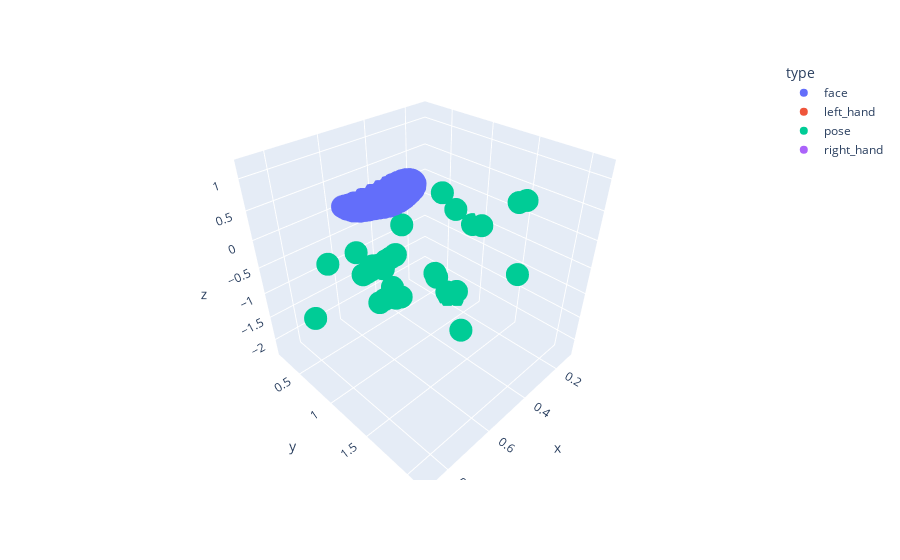

Notebook cell for this chart:
### Code cell
import plotly.express as px #this is worth checking out. it's a 3d plot of the landmarks. could be used for demo

example_frame = example_landmark.query("frame == 25")
px.scatter_3d(example_frame, x="x", y="y", z="z", color="type")

### Figure 1 — Plotly figure (JSON) as saved in the notebook; plotly's stock layout.template omitted (floating-point values rounded to 4 significant figures; data arrays with more than 128 entries replaced by an {"elided": "..."} marker saying what was removed)
{"data": [{"hovertemplate": "type=face<br>x=%{x}<br>y=%{y}<br>z=%{z}<extra></extra>", "legendgroup": "face", "marker": {"color": "#636efa", "symbol": "circle"}, "mode": "markers", "name": "face", "scene": "scene", "showlegend": true, "type": "scatter3d", "x": {"elided": "468 float values"}, "y": {"elided": "468 float values"}, "z": {"elided": "468 float values"}}, {"hovertemplate": "type=left_hand<br>x=%{x}<br>y=%{y}<br>z=%{z}<extra></extra>", "legendgroup": "left_hand", "marker": {"color": "#EF553B", "symbol": "circle"}, "mode": "markers", "name": "left_hand", "scene": "scene", "showlegend": true, "type": "scatter3d", "x": [null, null, null, null, null, null, null, null, null, null, null, null, null, null, null, null, null, null, null, null, null], "y": [null, null, null, null, null, null, null, null, null, null, null, null, null, null, null, null, null, null, null, null, null], "z": [null, null, null, null, null, null, null, null, null, null, null, null, null, null, null, null, null, null, null, null, null]}, {"hovertemplate": "type=pose<br>x=%{x}<br>y=%{y}<br>z=%{z}<extra></extra>", "legendgroup": "pose", "marker": {"color": "#00cc96", "symbol": "circle"}, "mode": "markers", "name": "pose", "scene": "scene", "showlegend": true, "type": "scatter3d", "x": [0.4215, 0.4698, 0.4942, 0.5155, 0.3882, 0.3609, 0.3349, 0.5444, 0.2964, 0.4659, 0.3682, 0.7193, 0.1546, 0.8754, 0.1177, 0.5389, 0.1816, 0.4747, 0.1882, 0.5507, 0.1849, 0.4709, 0.2066, 0.6778, 0.3231, 0.7481, 0.4081, 0.7828, 0.4619, 0.7992, 0.4567, 0.7411, 0.5138], "y": [0.3443, 0.3034, 0.3061, 0.3086, 0.2893, 0.2845, 0.2807, 0.3254, 0.2984, 0.3987, 0.3886, 0.5084, 0.5325, 0.856, 0.8779, 0.7089, 0.8407, 0.6873, 0.7971, 0.6652, 0.7482, 0.627, 0.7572, 1.013, 1.101, 1.556, 1.573, 1.979, 1.987, 2.033, 2.04, 2.122, 2.132], "z": [-1.396, -1.348, -1.348, -1.348, -1.335, -1.334, -1.334, -0.7969, -0.7233, -1.172, -1.155, -0.4967, -0.1466, -0.8081, -0.6279, -1.46, -2.038, -1.616, -2.244, -1.544, -2.249, -1.44, -2.072, -0.1819, 0.1871, -0.04384, 0.3939, 0.7877, 1.12, 0.8221, 1.173, -0.0002468, 0.29]}, {"hovertemplate": "type=right_hand<br>x=%{x}<br>y=%{y}<br>z=%{z}<extra></extra>", "legendgroup": "right_hand", "marker": {"color": "#ab63fa", "symbol": "circle"}, "mode": "markers", "name": "right_hand", "scene": "scene", "showlegend": true, "type": "scatter3d", "x": [null, null, null, null, null, null, null, null, null, null, null, null, null, null, null, null, null, null, null, null, null], "y": [null, null, null, null, null, null, null, null, null, null, null, null, null, null, null, null, null, null, null, null, null], "z": [null, null, null, null, null, null, null, null, null, null, null, null, null, null, null, null, null, null, null, null, null]}], "layout": {"legend": {"title": {"text": "type"}, "tracegroupgap": 0}, "margin": {"t": 60}, "scene": {"domain": {"x": [0, 1], "y": [0, 1]}, "xaxis": {"title": {"text": "x"}}, "yaxis": {"title": {"text": "y"}}, "zaxis": {"title": {"text": "z"}}}}}
